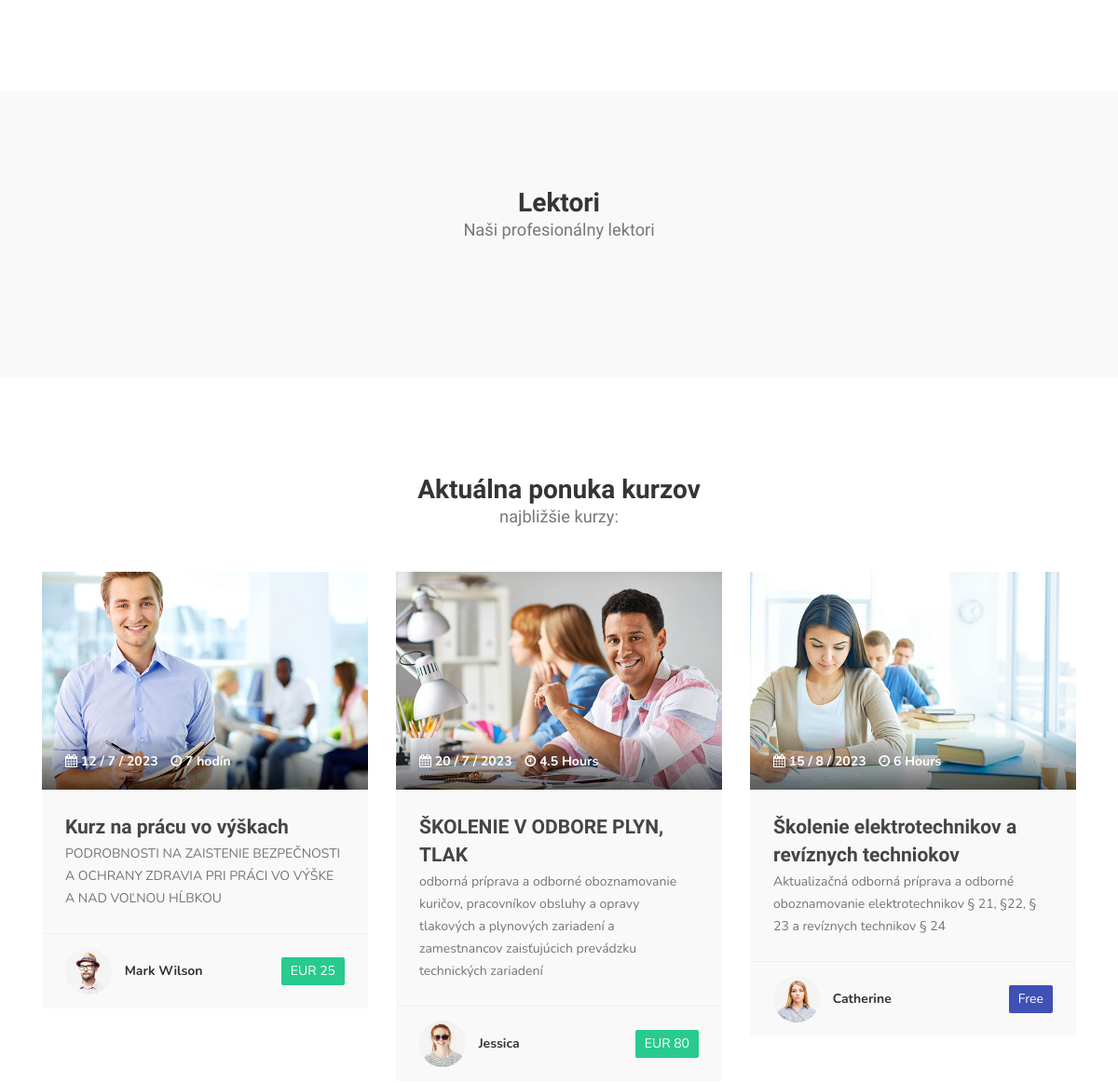
Before: / (middle part) with the older database file.
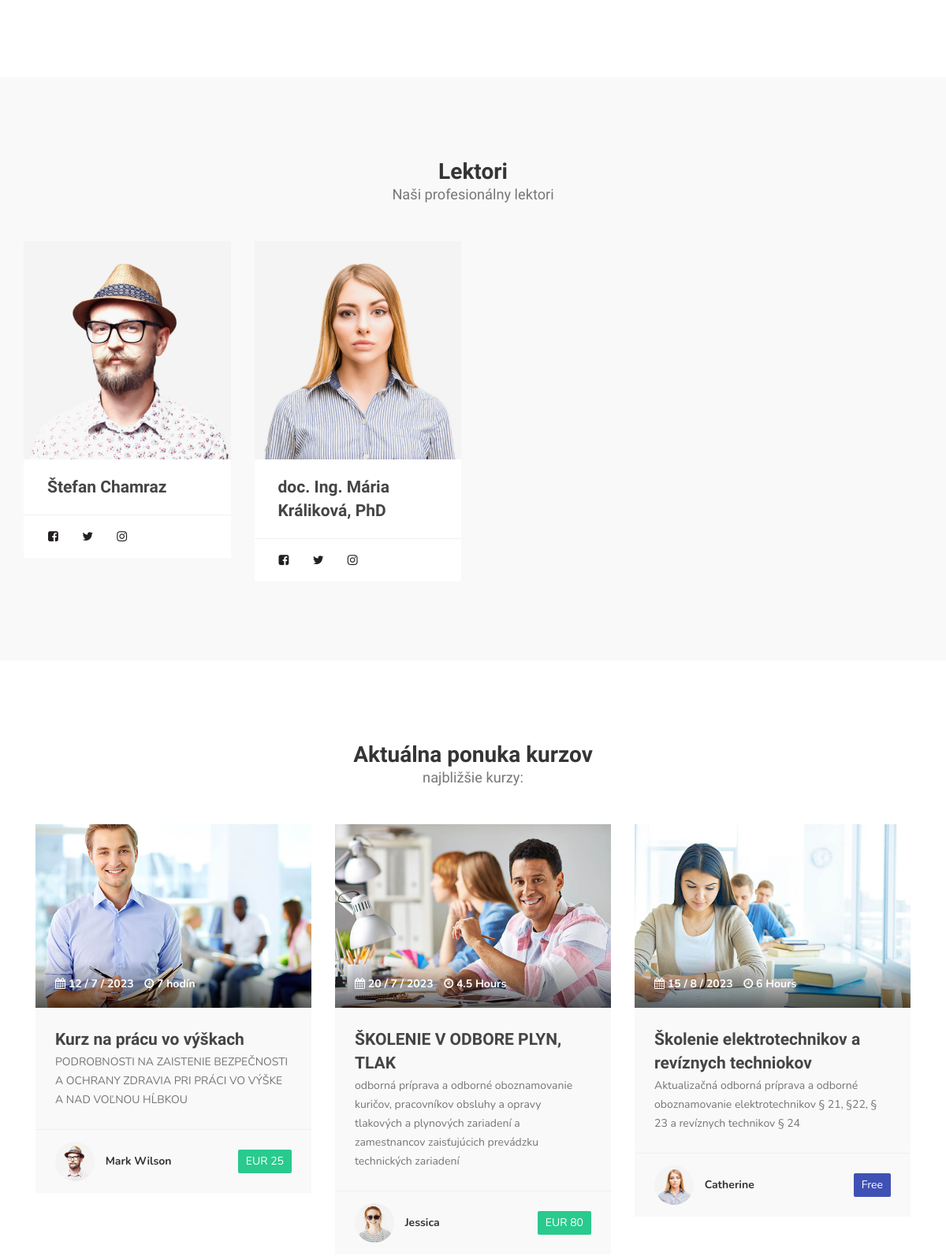
After: the same page with the newer database file.
### tables this page shows
CREATE TABLE `teachers` (
  `id` int(11) NOT NULL,
  `name` varchar(30) NOT NULL,
  `image` text NOT NULL
);

### inc/Teachers.php (called while the page is built, shortened)
<?php
require_once("Database.php");
    class Teachers{
        function get_teachers(){
            $this->db = new Database();
            try{
                $query = $this->db->conn->query("SELECT * FROM teachers");
                $teachers = $query->fetchAll(PDO::FETCH_OBJ);
                return $teachers;
                }catch(PDOException $e){
                    print_r($e->getMessage());
                }
            }
    }
    $Teachers = new Teachers();
?>

### inc/Database.php (called while the page is built, shortened)
<?php
    class Database{
        function __construct()
        {
            try{
                $this->conn = new PDO('mysql:host=localhost;dbname=web;charset=utf8','root','');
            }catch(PDOException $e){
                var_dump($e->getMessage());
            }
        }
    }
?>

### partials/lektori.php (the view, shortened to what this page needs)
<?php
require_once('partials/header.php');
require_once('inc/Teachers.php');
?>
<section id="team">
    <div class="container">
        <div class="row">
            <div class="col-md-12 col-sm-12">
                <div class="section-title">
                    <h2>Lektori <small>Naši profesionálny lektori</small></h2>
                </div>
            </div>
            <?php
            $teachers = $Teachers->get_teachers();
            foreach ($teachers as $id => $content) {
                $cesta = "/m/" . $content->image;
            ?>
            <div class="col-md-3 col-sm-6">
                <div class="team-thumb">
                    <div class="team-image">
                        <img src="<?php echo $cesta; ?>" class="img-responsive" alt="<?php echo $cesta; ?>">
                    </div>
                    <div class="team-info">
                        <h3><?php echo $content->name; ?></h3>
                    </div>
                    <ul class="social-icon">
                        <li><a href="#" class="fa fa-facebook-square" attr="facebook icon"></a></li>
                        <li><a href="#" class="fa fa-twitter"></a></li>
                        <li><a href="#" class="fa fa-instagram"></a></li>
                    </ul>
                </div>
            </div>
            <?php } ?>
        </div>
    </div>
</section>

### partials/header.php (shortened to what this page needs)
<!DOCTYPE html>
<html lang="sk">
<head>
     <link rel="stylesheet" href="css/bootstrap.min.css">
     <link rel="stylesheet" href="css/font-awesome.min.css">
     <link rel="stylesheet" href="css/owl.carousel.css">
     <link rel="stylesheet" href="css/owl.theme.default.min.css">
     <link rel="stylesheet" href="css/templatemo-style.css">
</head>
</html>

### index.php (shortened to what this page needs)
<?php
    include('partials/header.php');
  ?>
<main>
    <?php
      include('partials/o-nas.php');
      include('partials/lektori.php');
      include('partials/kurzy.php');
      ?>
  </main>

### partials/o-nas.php (shortened to what this page needs)
<section id="about">
     </section>

### partials/kurzy.php (shortened to what this page needs)
<section id="courses">
          <div class="container">
               <div class="row">
                    <div class="col-md-12 col-sm-12">
                         <div class="section-title">
                              <h2>Aktuálna ponuka kurzov <small>najbližšie kurzy:</small></h2>
                         </div>
                         <div class="owl-carousel owl-theme owl-courses">
                              <div class="col-md-4 col-sm-4">
                                   <div class="item">
                                        <div class="courses-thumb">
                                             <div class="courses-top">
                                                  <div class="courses-image">
                                                       <img src="images/courses-image1.jpg" class="img-responsive" alt="">
                                                  </div>
                                                  <div class="courses-date">
                                                       <span><i class="fa fa-calendar"></i> 12 / 7 / 2023</span>
                                                       <span><i class="fa fa-clock-o"></i> 7 hodín</span>
                                                  </div>
                                             </div>
                                             <div class="courses-detail">
                                                  <h3><a href="#">Kurz na prácu vo výškach</a></h3>
                                                  <p>PODROBNOSTI NA ZAISTENIE BEZPEČNOSTI A OCHRANY ZDRAVIA PRI PRÁCI VO VÝŠKE A NAD VOĽNOU HĹBKOU</p>
                                             </div>
                                             <div class="courses-info">
                                                  <div class="courses-author">
                                                       <img src="images/author-image1.jpg" class="img-responsive" alt="">
                                                       <span>Mark Wilson</span>
                                                  </div>
                                                  <div class="courses-price">
                                                       <a href="#"><span>EUR 25</span></a>
                                                  </div>
                                             </div>
                                        </div>
                                   </div>
                              </div>
                              <div class="col-md-4 col-sm-4">
                                   <div class="item">
                                        <div class="courses-thumb">
                                             <div class="courses-top">
                                                  <div class="courses-image">
                                                       <img src="images/courses-image2.jpg" class="img-responsive" alt="">
                                                  </div>
                                                  <div class="courses-date">
                                                       <span><i class="fa fa-calendar"></i> 20 / 7 / 2023</span>
                                                       <span><i class="fa fa-clock-o"></i> 4.5 Hours</span>
                                                  </div>
                                             </div>
                                             <div class="courses-detail">
                                                  <h3><a href="#">ŠKOLENIE V ODBORE PLYN, TLAK</a></h3>
                                                  <p>odborná príprava a odborné oboznamovanie kuričov, pracovníkov obsluhy a opravy tlakových a plynových zariadení a zamestnancov zaisťujúcich prevádzku technických zariadení</p>
                                             </div>
                                             <div class="courses-info">
                                                  <div class="courses-author">
                                                       <img src="images/author-image2.jpg" class="img-responsive" alt="">
                                                       <span>Jessica</span>
                                                  </div>
                                                  <div class="courses-price">
                                                       <a href="#"><span>EUR 80</span></a>
                                                  </div>
                                             </div>
                                        </div>
                                   </div>
                              </div>
                              <div class="col-md-4 col-sm-4">
                                   <div class="item">
                                        <div class="courses-thumb">
                                             <div class="courses-top">
                                                  <div class="courses-image">
                                                       <img src="images/courses-image3.jpg" class="img-responsive" alt="">
                                                  </div>
                                                  <div class="courses-date">
                                                       <span><i class="fa fa-calendar"></i> 15 / 8 / 2023</span>
                                                       <span><i class="fa fa-clock-o"></i> 6 Hours</span>
                                                  </div>
                                             </div>
                                             <div class="courses-detail">
                                                  <h3><a href="#">Školenie elektrotechnikov a revíznych techniokov</a></h3>
                                                  <p>Aktualizačná odborná príprava a odborné oboznamovanie elektrotechnikov § 21, §22, § 23 a revíznych technikov § 24</p>
                                             </div>
                                             <div class="courses-info">
                                                  <div class="courses-author">
                                                       <img src="images/author-image3.jpg" class="img-responsive" alt="">
                                                       <span>Catherine</span>
                                                  </div>
                                                  <div class="courses-price free">
                                                       <a href="#"><span>Free</span></a>
                                                  </div>
                                             </div>
                                        </div>
                                   </div>
                              </div>
                         </div>
               </div>
          </div>
     </section>

### css/templatemo-style.css (style rules this page uses)
h1,h2,h3,h4,h5,h6 { font-family: 'Muli', sans-serif; font-weight: bold; line-height: inherit; }
h2 { color: #353535; font-size: 2em; padding-bottom: 10px; }
h3 { font-size: 1.5em; margin-bottom: 0; }
h3, h3 a { color: #454545; }
p { color: #757575; font-size: 14px; font-weight: normal; line-height: 24px; }
html { -webkit-font-smoothing: antialiased; }
a { color: #252525; -webkit-transition: 0.5s; transition: 0.5s; text-decoration: none !important; }
a, input, button, .form-control { -webkit-transition: 0.5s; transition: 0.5s; }
.section-title { padding-bottom: 40px; }
.section-title h2 { margin: 0; }
.section-title small { display: block; }
section { position: relative; padding: 100px 0; }
#team, #testimonial { background: #f9f9f9; }
#team, #testimonial { text-align: center; }
.team-thumb { background: #ffffff; position: relative; overflow: hidden; text-align: left; }
.team-info { padding: 20px 30px; }
.team-image img { width: 100%; }
.team-thumb .social-icon { border-top: 1px solid #f0f0f0; padding: 4px 20px 0 20px; }
.team-thumb .social-icon li a { background: #ffffff; color: #252020; }
.team-info h3 { margin: 0; }
#courses .section-title { text-align: center; }
.courses-thumb { background: #f9f9f9; position: relative; }
.courses-top { position: relative; }
.courses-image { background: linear-gradient(to right, #202020, #101010); }
.courses-date { background: linear-gradient(rgba(255, 0, 0, 0), rgba(0, 0, 0, 0.6)); width: 100%; position: absolute; bottom: 0; padding: 20px 25px; }
.courses-date span, .courses-author span { font-size: 14px; font-weight: bold; }
.courses-date span { color: #ffffff; display: inline-block; margin-right: 10px; }
.courses-detail { padding: 25px 25px 15px 25px; }
.courses-detail h3 { margin: 0 0 2px 0; }
.courses-info { border-top: 1px solid #f0f0f0; position: relative; clear: both; padding: 15px 25px; }
.courses-author, .courses-author span { display: inline-block; vertical-align: middle; }
.courses-author img { display: inline-block !important; border-radius: 50px; width: 50px !important; height: 50px; margin-right: 10px; }
.courses-price { float: right; margin-top: 10px; }
.courses-price span { background: #29ca8e; border-radius: 2px; color: #ffffff; display: block; padding: 5px 10px; }
.courses-price.free span { background: #3f51b5; }
#courses .col-md-4, #testimonial .col-md-4 { display: block; width: 100%; }
.social-icon { position: relative; padding: 0; margin: 0; }
.social-icon li { display: inline-block; list-style: none; margin-bottom: 5px; }
.social-icon li a { border-radius: 100px; color: #29ca8e; font-size: 15px; width: 35px; height: 35px; line-height: 35px; text-decoration: none; text-align: center; transition: all 0.4s ease-in-out; position: relative; margin: 5px 5px 5px 0; }

Changed rows visible on the page:
added teachers: image (picture), name "Štefan Chamraz"
added teachers: image (picture), name "doc. Ing. Mária Králiková, PhD"
